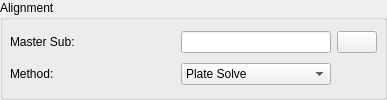
    <widget class="QGroupBox" name="AlignmentGroupBox">
     <property name="sizePolicy">
      <sizepolicy hsizetype="Preferred" vsizetype="Fixed">
       <horstretch>0</horstretch>
       <verstretch>0</verstretch>
      </sizepolicy>
     </property>
     <property name="title">
      <string>Alignment</string>
     </property>
     <layout class="QGridLayout" name="gridLayout_5" columnstretch="0,1,0">
      <property name="leftMargin">
       <number>7</number>
      </property>
      <property name="topMargin">
       <number>7</number>
      </property>
      <property name="rightMargin">
       <number>7</number>
      </property>
      <property name="bottomMargin">
       <number>7</number>
      </property>
      <item row="1" column="1">
       <widget class="QComboBox" name="AlignMethod">
        <property name="sizePolicy">
         <sizepolicy hsizetype="Fixed" vsizetype="Fixed">
          <horstretch>247</horstretch>
          <verstretch>0</verstretch>
         </sizepolicy>
        </property>
        <property name="minimumSize">
         <size>
          <width>150</width>
          <height>0</height>
         </size>
        </property>
        <item>
         <property name="text">
          <string>Plate Solve</string>
         </property>
        </item>
       </widget>
      </item>
      <item row="0" column="1">
       <widget class="QLineEdit" name="AlignMaster">
        <property name="sizePolicy">
         <sizepolicy hsizetype="MinimumExpanding" vsizetype="Fixed">
          <horstretch>0</horstretch>
          <verstretch>0</verstretch>
         </sizepolicy>
        </property>
        <property name="minimumSize">
         <size>
          <width>100</width>
          <height>0</height>
         </size>
        </property>
        <property name="clearButtonEnabled">
         <bool>true</bool>
        </property>
       </widget>
      </item>
      <item row="0" column="2">
       <widget class="QPushButton" name="AlignMasterB">
        <property name="sizePolicy">
         <sizepolicy hsizetype="Fixed" vsizetype="Fixed">
          <horstretch>0</horstretch>
          <verstretch>0</verstretch>
         </sizepolicy>
        </property>
        <property name="text">
         <string/>
        </property>
        <property name="icon">
         <iconset theme="document-open"/>
        </property>
       </widget>
      </item>
      <item row="1" column="0">
       <widget class="QLabel" name="alignLabel">
        <property name="sizePolicy">
         <sizepolicy hsizetype="Fixed" vsizetype="Fixed">
          <horstretch>0</horstretch>
          <verstretch>0</verstretch>
         </sizepolicy>
        </property>
        <property name="minimumSize">
         <size>
          <width>165</width>
          <height>0</height>
         </size>
        </property>
        <property name="text">
         <string>Method:</string>
        </property>
        <property name="buddy">
         <cstring>AlignMethod</cstring>
        </property>
       </widget>
      </item>
      <item row="0" column="0">
       <widget class="QLabel" name="AlignMasterSubLabel">
        <property name="sizePolicy">
         <sizepolicy hsizetype="Fixed" vsizetype="Fixed">
          <horstretch>0</horstretch>
          <verstretch>0</verstretch>
         </sizepolicy>
        </property>
        <property name="minimumSize">
         <size>
          <width>165</width>
          <height>0</height>
         </size>
        </property>
        <property name="text">
         <string>Master Sub:</string>
        </property>
        <property name="buddy">
         <cstring>AlignMaster</cstring>
        </property>
       </widget>
      </item>
     </layout>
    </widget>
